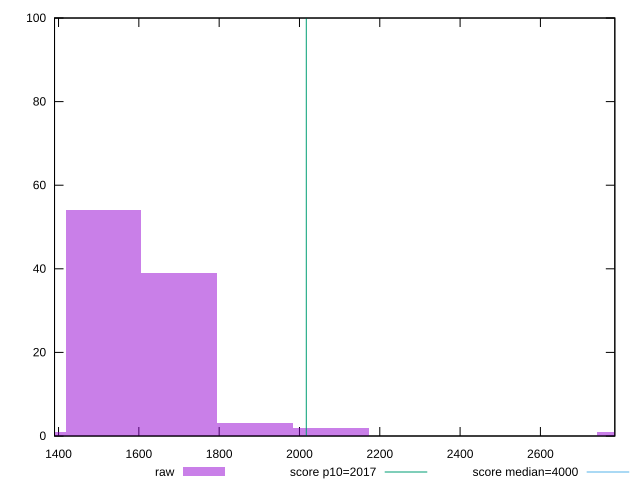

Recreate this plot in gnuplot.
reset

$raw <<EOF
1701.0657765087135 39
1512.0584680077454 54
1323.0511595067774 1
1890.0730850096818 3
2079.08039351065 2
2835.109627514523 1
EOF

set key outside below
set boxwidth 189.00730850096818
set xrange [1390.0400000000006:2785.308]
set yrange [0:100]
set trange [0:100]
set style fill transparent solid 0.5 noborder

set parametric
set terminal svg size 640, 490 enhanced background rgb 'white'
set output "report_00020_2021-02-19T21:17:38.612Z2/mainthread-work-breakdown/samples/pages+cached+noadtech+nomedia/raw/histogram.svg"

plot $raw title "raw" with boxes, \
     2017,t title "score p10=2017", \
     4000,t title "score median=4000"

reset
